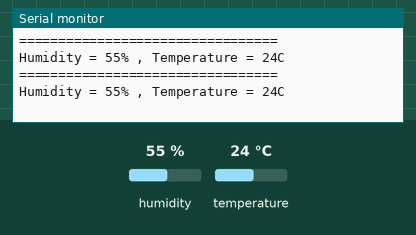
The sketch below on a simulated Arduino Uno, built with avr-gcc and run on an emulated ATmega328P. On the bench: the last lines printed to the serial monitor. Inputs (shaded band) come from the test bench; at power-on: humidity 55 %, temperature 24 °C.

Above: at 3.8 s.
3.9 s: humidity set to 22 %
At 7.2 s:
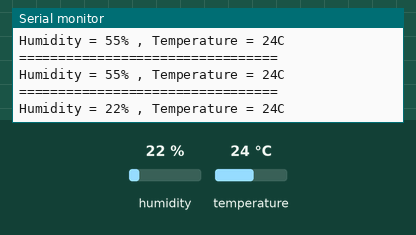
7.8 s: temperature set to 12 °C
At 10.4 s:
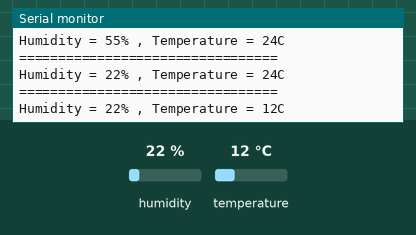
11.7 s: humidity set to 40 %
At 13.6 s:
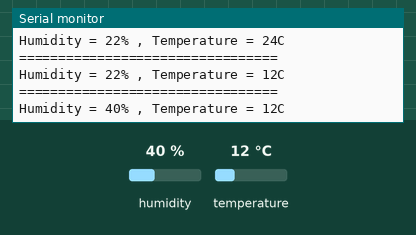
Timing chart, 0 to 15.1 s (numbered marks = the images above; inputs shaded):
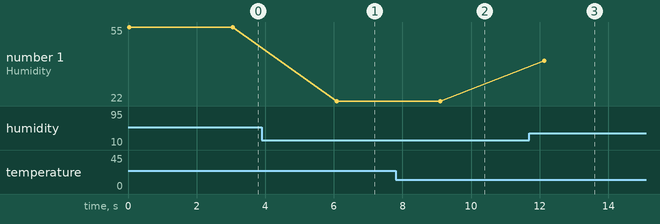

The sketch:

DHT11.ino
```cpp
#include <SimpleDHT.h>

int pinDHT11 = 2;
SimpleDHT11 dht11;

void setup() {
  Serial.begin(9600);
}

void loop() {
    byte temperature = 0;
    byte humidity = 0;
    int err = SimpleDHTErrSuccess;
    // start working...
    Serial.println("=================================");
    if ((err = dht11.read(pinDHT11, &temperature, &humidity, NULL)) != SimpleDHTErrSuccess) {
       Serial.print("Read DHT11 failed, err="); Serial.println(err);delay(1000);
       return;
    }
    Serial.print("Humidity = ");
    Serial.print((int)humidity);
    Serial.print("% , ");
    Serial.print("Temperature = ");
    Serial.print((int)temperature);
    Serial.println("C ");

    delay(3000);  //每3秒顯示一次
}
```

Measured:
- after the input at 3.9 s, the serial monitor: prints a new line after 2.2 s (image 1)
- after the input at 7.8 s, the serial monitor: prints a new line after 1.3 s (image 2)
- after the input at 11.7 s, the serial monitor: prints a new line after 0.43 s (image 3)
- plotted number 1: 55 → 22 after the input at 3.9 s, 22 → 40 after the input at 11.7 s
